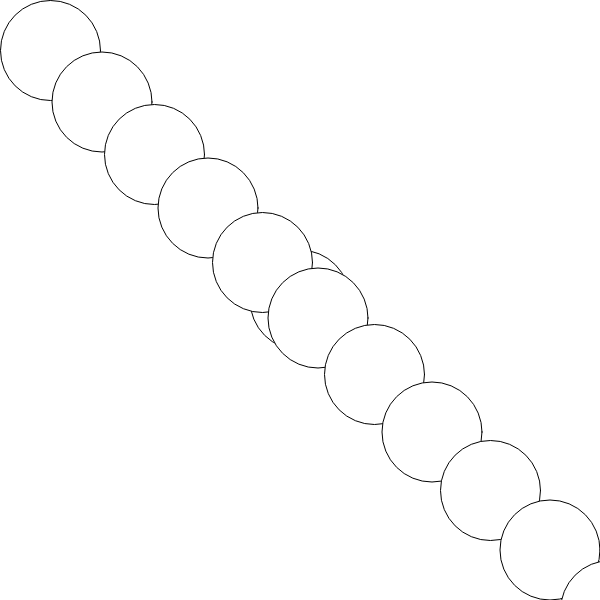
Frame 1 (no input)
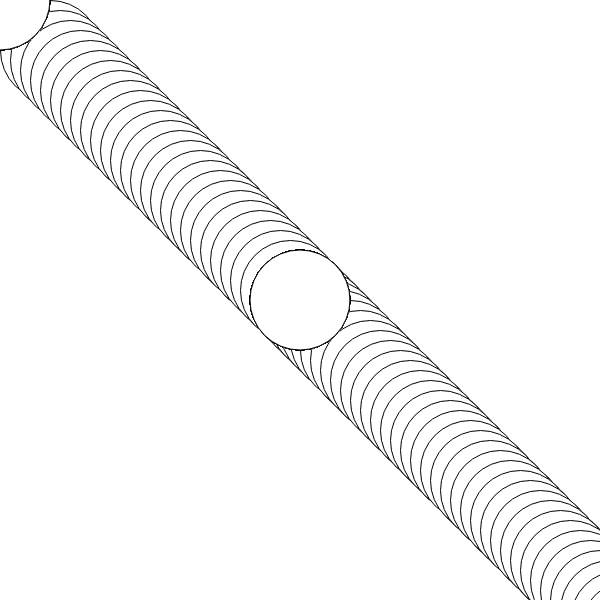
Frame 60 (no input)
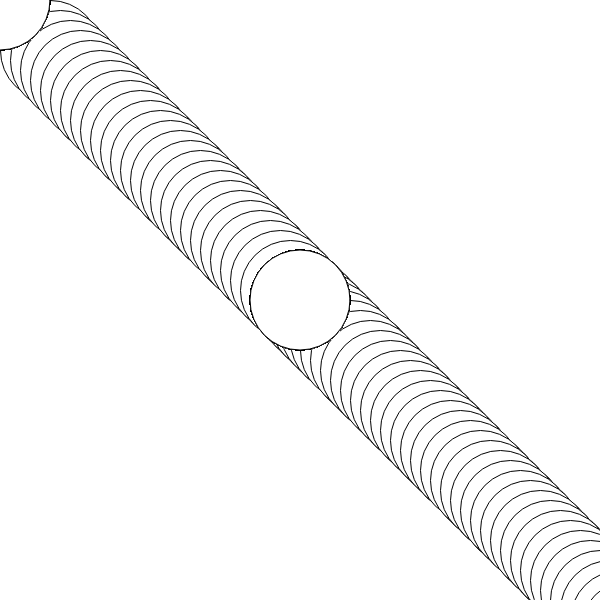
Frame 120 (the mouse pressed at the canvas centre since frame 60)

The p5.js sketch that drew these frames (run headless with seeded random() and noise() and a simulated clock; from frame 60 on, the mouse is pressed at the canvas centre):

// p5.js sketch
// ── sketch.js
var d=100;
var off=10
function setup(){
  createCanvas(600,600);

}

function draw(){

  ellipse(width/2,height/2,d,d);
  for(var i = 0;i<100;i+=5){
    //ellipse(width/2+off,height/2+off,d,d);
    ellipse(i*off,i*off,d,d);
     off=off+.1



  }
//all the same
//i = i+1
//i+=1
//i++

}
